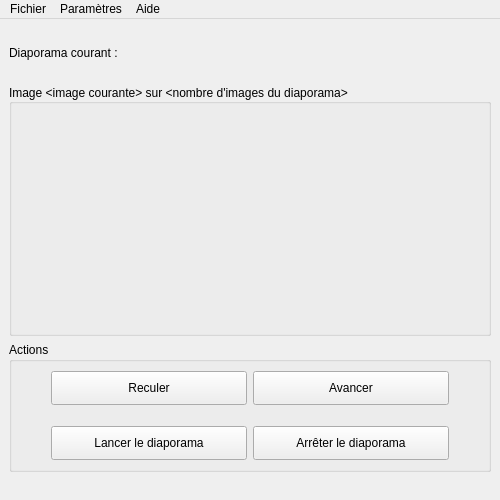
<?xml version="1.0" encoding="UTF-8"?>
<ui version="4.0">
 <class>lecteurvue</class>
 <widget class="QMainWindow" name="lecteurvue">
  <property name="geometry">
   <rect>
    <x>0</x>
    <y>0</y>
    <width>500</width>
    <height>500</height>
   </rect>
  </property>
  <property name="minimumSize">
   <size>
    <width>500</width>
    <height>500</height>
   </size>
  </property>
  <property name="windowTitle">
   <string>Lecteur de diaporama</string>
  </property>
  <property name="styleSheet">
   <string notr="true">/* Désactive la bordure ajoutée après les widgets dans la barre d'état */
QStatusBar::item { border: 0px solid black }; </string>
  </property>
  <widget class="QWidget" name="centralwidget">
   <layout class="QVBoxLayout" name="verticalLayout">
    <item>
     <widget class="QLabel" name="labelDiapoCourant">
      <property name="sizePolicy">
       <sizepolicy hsizetype="Preferred" vsizetype="Preferred">
        <horstretch>0</horstretch>
        <verstretch>0</verstretch>
       </sizepolicy>
      </property>
      <property name="maximumSize">
       <size>
        <width>16777215</width>
        <height>50</height>
       </size>
      </property>
      <property name="text">
       <string>Diaporama courant : &lt;intitulé du diaporama courant&gt;</string>
      </property>
     </widget>
    </item>
    <item>
     <widget class="QGroupBox" name="groupBoxImages">
      <property name="layoutDirection">
       <enum>Qt::LeftToRight</enum>
      </property>
      <property name="title">
       <string>Image &lt;image courante&gt; sur &lt;nombre d'images du diaporama&gt;</string>
      </property>
      <property name="alignment">
       <set>Qt::AlignLeading|Qt::AlignLeft|Qt::AlignVCenter</set>
      </property>
      <property name="flat">
       <bool>false</bool>
      </property>
      <property name="checkable">
       <bool>false</bool>
      </property>
      <property name="checked">
       <bool>false</bool>
      </property>
      <layout class="QVBoxLayout" name="verticalLayout_3" stretch="0">
       <property name="spacing">
        <number>0</number>
       </property>
       <property name="sizeConstraint">
        <enum>QLayout::SetDefaultConstraint</enum>
       </property>
       <property name="leftMargin">
        <number>0</number>
       </property>
       <property name="topMargin">
        <number>0</number>
       </property>
       <property name="rightMargin">
        <number>0</number>
       </property>
       <property name="bottomMargin">
        <number>0</number>
       </property>
       <item>
        <widget class="QLabel" name="labelImage">
         <property name="text">
          <string/>
         </property>
         <property name="textFormat">
          <enum>Qt::AutoText</enum>
         </property>
         <property name="scaledContents">
          <bool>false</bool>
         </property>
         <property name="wordWrap">
          <bool>true</bool>
         </property>
        </widget>
       </item>
      </layout>
     </widget>
    </item>
    <item>
     <widget class="QGroupBox" name="groupBoxActions">
      <property name="sizePolicy">
       <sizepolicy hsizetype="Preferred" vsizetype="Preferred">
        <horstretch>0</horstretch>
        <verstretch>130</verstretch>
       </sizepolicy>
      </property>
      <property name="minimumSize">
       <size>
        <width>0</width>
        <height>0</height>
       </size>
      </property>
      <property name="maximumSize">
       <size>
        <width>16777215</width>
        <height>130</height>
       </size>
      </property>
      <property name="styleSheet">
       <string notr="true"/>
      </property>
      <property name="title">
       <string>Actions</string>
      </property>
      <layout class="QGridLayout" name="gridLayout_2">
       <item row="9" column="2">
        <widget class="QPushButton" name="btnArreter">
         <property name="enabled">
          <bool>true</bool>
         </property>
         <property name="maximumSize">
          <size>
           <width>16777215</width>
           <height>40</height>
          </size>
         </property>
         <property name="toolTip">
          <string>&lt;html&gt;&lt;head/&gt;&lt;body&gt;&lt;p&gt;Arrete le défilement automatique et passe le lecteur en mode manuel.&lt;/p&gt;&lt;/body&gt;&lt;/html&gt;</string>
         </property>
         <property name="text">
          <string>Arrêter le diaporama</string>
         </property>
        </widget>
       </item>
       <item row="3" column="0">
        <spacer name="horizontalSpacer_2">
         <property name="orientation">
          <enum>Qt::Horizontal</enum>
         </property>
         <property name="sizeType">
          <enum>QSizePolicy::Maximum</enum>
         </property>
         <property name="sizeHint" stdset="0">
          <size>
           <width>30</width>
           <height>20</height>
          </size>
         </property>
        </spacer>
       </item>
       <item row="3" column="3">
        <spacer name="horizontalSpacer">
         <property name="orientation">
          <enum>Qt::Horizontal</enum>
         </property>
         <property name="sizeType">
          <enum>QSizePolicy::Maximum</enum>
         </property>
         <property name="sizeHint" stdset="0">
          <size>
           <width>30</width>
           <height>20</height>
          </size>
         </property>
        </spacer>
       </item>
       <item row="4" column="1">
        <spacer name="verticalSpacer">
         <property name="orientation">
          <enum>Qt::Vertical</enum>
         </property>
         <property name="sizeType">
          <enum>QSizePolicy::Maximum</enum>
         </property>
         <property name="sizeHint" stdset="0">
          <size>
           <width>1</width>
           <height>15</height>
          </size>
         </property>
        </spacer>
       </item>
       <item row="9" column="1">
        <widget class="QPushButton" name="btnLancer">
         <property name="maximumSize">
          <size>
           <width>16777215</width>
           <height>40</height>
          </size>
         </property>
         <property name="toolTip">
          <string>&lt;html&gt;&lt;head/&gt;&lt;body&gt;&lt;p&gt;Lance le défilement automatique du diaporama.&lt;/p&gt;&lt;p&gt;Affiche la première image du diaporama si le lecteur est déjà en mode automatique.&lt;/p&gt;&lt;/body&gt;&lt;/html&gt;</string>
         </property>
         <property name="text">
          <string>Lancer le diaporama</string>
         </property>
        </widget>
       </item>
       <item row="3" column="1">
        <widget class="QPushButton" name="btnReculer">
         <property name="maximumSize">
          <size>
           <width>9999999</width>
           <height>40</height>
          </size>
         </property>
         <property name="toolTip">
          <string>&lt;html&gt;&lt;head/&gt;&lt;body&gt;&lt;p&gt;Affiche l'image précédente du diaporama courant. &lt;/p&gt;&lt;p&gt;Passe le lecteur en mode manuel s'il est actuellement en mode automatique.&lt;/p&gt;&lt;/body&gt;&lt;/html&gt;</string>
         </property>
         <property name="toolTipDuration">
          <number>1000</number>
         </property>
         <property name="text">
          <string>Reculer</string>
         </property>
         <property name="iconSize">
          <size>
           <width>16</width>
           <height>16</height>
          </size>
         </property>
        </widget>
       </item>
       <item row="3" column="2">
        <widget class="QPushButton" name="btnAvancer">
         <property name="maximumSize">
          <size>
           <width>16777215</width>
           <height>40</height>
          </size>
         </property>
         <property name="toolTip">
          <string>&lt;html&gt;&lt;head/&gt;&lt;body&gt;&lt;p&gt;Affiche l'image suivante du diaporama courant. &lt;/p&gt;&lt;p&gt;Passe le lecteur en mode manuel s'il est actuellement en mode automatique&lt;/p&gt;&lt;/body&gt;&lt;/html&gt;</string>
         </property>
         <property name="text">
          <string>Avancer</string>
         </property>
        </widget>
       </item>
      </layout>
     </widget>
    </item>
   </layout>
  </widget>
  <widget class="QMenuBar" name="menubar">
   <property name="geometry">
    <rect>
     <x>0</x>
     <y>0</y>
     <width>500</width>
     <height>23</height>
    </rect>
   </property>
   <property name="defaultUp">
    <bool>false</bool>
   </property>
   <property name="nativeMenuBar">
    <bool>true</bool>
   </property>
   <widget class="QMenu" name="menuFichier">
    <property name="title">
     <string>Fichier</string>
    </property>
    <addaction name="actionFichierChargerDiapo"/>
    <addaction name="actionFichierEnleverDiapo"/>
    <addaction name="separator"/>
    <addaction name="actionFichierQuitter"/>
   </widget>
   <widget class="QMenu" name="menuParam">
    <property name="title">
     <string>Paramètres</string>
    </property>
    <widget class="QMenu" name="menuVitesse">
     <property name="title">
      <string>Vitesse de défilement</string>
     </property>
     <addaction name="actionParamVitUn"/>
     <addaction name="actionParamVitDeux"/>
     <addaction name="actionParamVitTrois"/>
     <addaction name="separator"/>
     <addaction name="actionParamVitPerso"/>
    </widget>
    <addaction name="menuVitesse"/>
   </widget>
   <widget class="QMenu" name="menuAide">
    <property name="title">
     <string>Aide</string>
    </property>
    <addaction name="actionAideAPropos"/>
   </widget>
   <addaction name="menuFichier"/>
   <addaction name="menuParam"/>
   <addaction name="menuAide"/>
  </widget>
  <widget class="QStatusBar" name="statusbar">
   <property name="sizeGripEnabled">
    <bool>false</bool>
   </property>
  </widget>
  <action name="actionFichierQuitter">
   <property name="text">
    <string>Quitter</string>
   </property>
  </action>
  <action name="actionFichierChargerDiapo">
   <property name="text">
    <string>Charger un diaporama</string>
   </property>
  </action>
  <action name="actionFichierEnleverDiapo">
   <property name="text">
    <string>Enlever le diaporama</string>
   </property>
  </action>
  <action name="actionAideAPropos">
   <property name="text">
    <string>A propos de</string>
   </property>
  </action>
  <action name="actionParamVitUn">
   <property name="text">
    <string>1 seconde</string>
   </property>
  </action>
  <action name="actionParamVitDeux">
   <property name="text">
    <string>2 secondes</string>
   </property>
  </action>
  <action name="actionParamVitTrois">
   <property name="text">
    <string>3 secondes</string>
   </property>
  </action>
  <action name="actionParamVitPerso">
   <property name="text">
    <string>Vitesse personnalisée</string>
   </property>
  </action>
 </widget>
 <tabstops>
  <tabstop>btnReculer</tabstop>
  <tabstop>btnAvancer</tabstop>
  <tabstop>btnLancer</tabstop>
  <tabstop>btnArreter</tabstop>
 </tabstops>
 <resources/>
 <connections/>
</ui>
